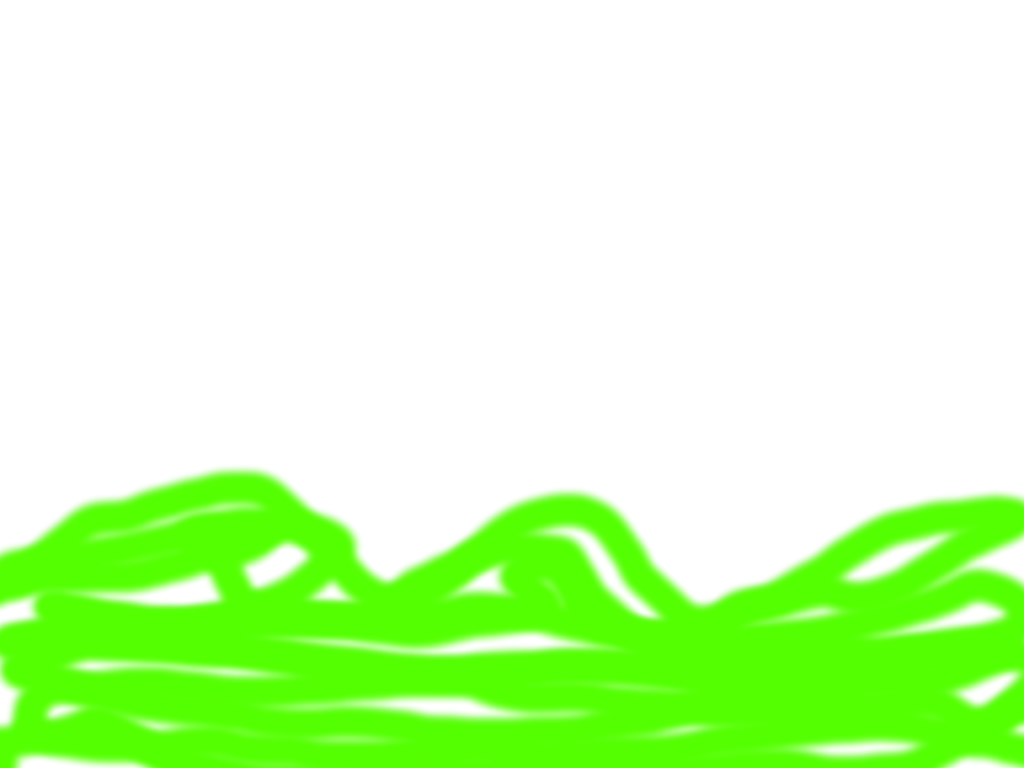
#> input picture 0-background.png, 1024 x 768 px
$ python overlay.py
#> lines starting #> are read from the running program, lines starting #| are printed output that depends on the picture
#!/usr/bin/env python3

from tempfile import NamedTemporaryFile

from PIL import Image
from reportlab.lib.pagesizes import A2
from reportlab.lib.pagesizes import landscape
from reportlab.platypus import SimpleDocTemplate
from reportlab.platypus import Image as PDFImage


def merge(image_paths):
    layers = iter(image_paths)
    with Image.open(next(layers)) as overlay:
#> overlay is the input picture: PIL image 1024x768 RGBA; mean R, G, B, A 26.9, 82.6, 0, 71.4
        for image_source in layers:
            with Image.open(image_source) as image:
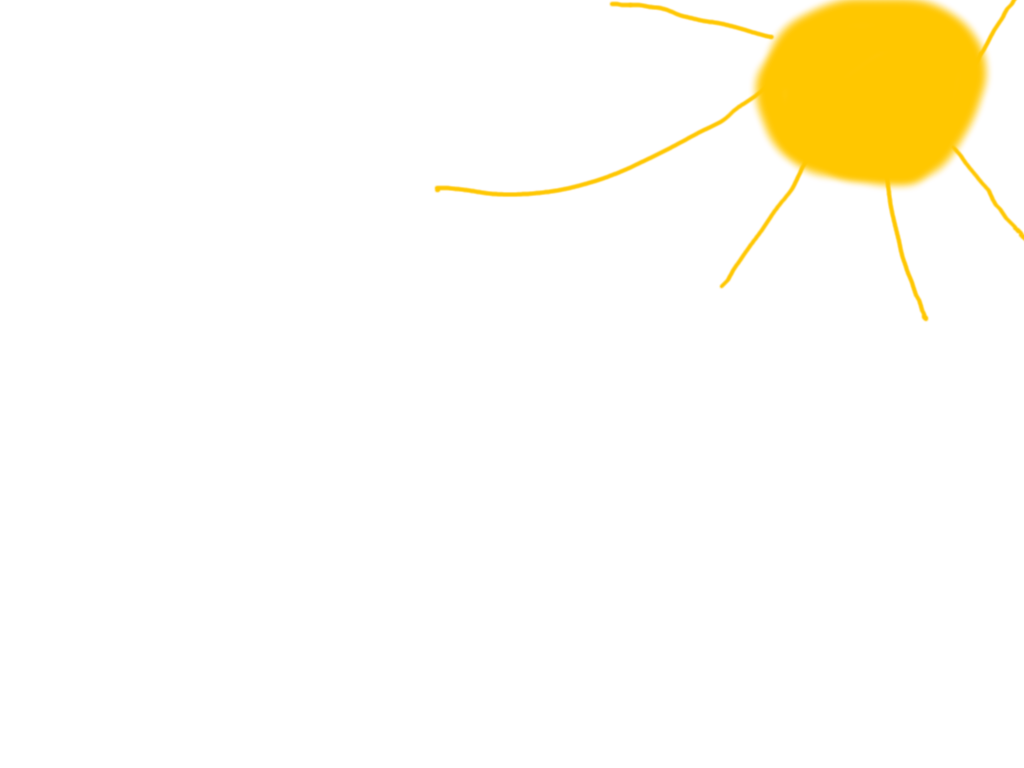
#> input picture 1-sun.png, 1024 x 768 px
#> image is the input picture: PIL image 1024x768 RGBA; mean R, G, B, A 15, 11.7, 0, 12.3
                overlay.paste(image, (0, 0), image)
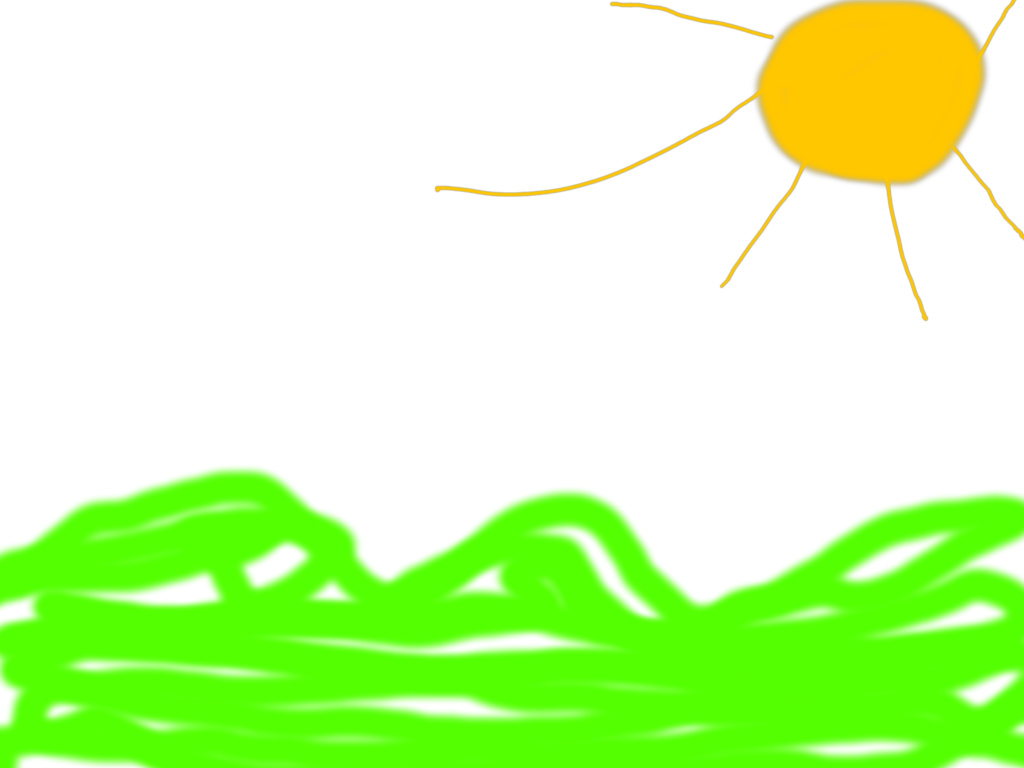
#> overlay: PIL image 1024x768 RGBA; mean R, G, B, A 39.2, 92.2, 0, 83.1; transparent parts drawn white
#> pass 3 of the loop in merge, `for image_source in layers:`:
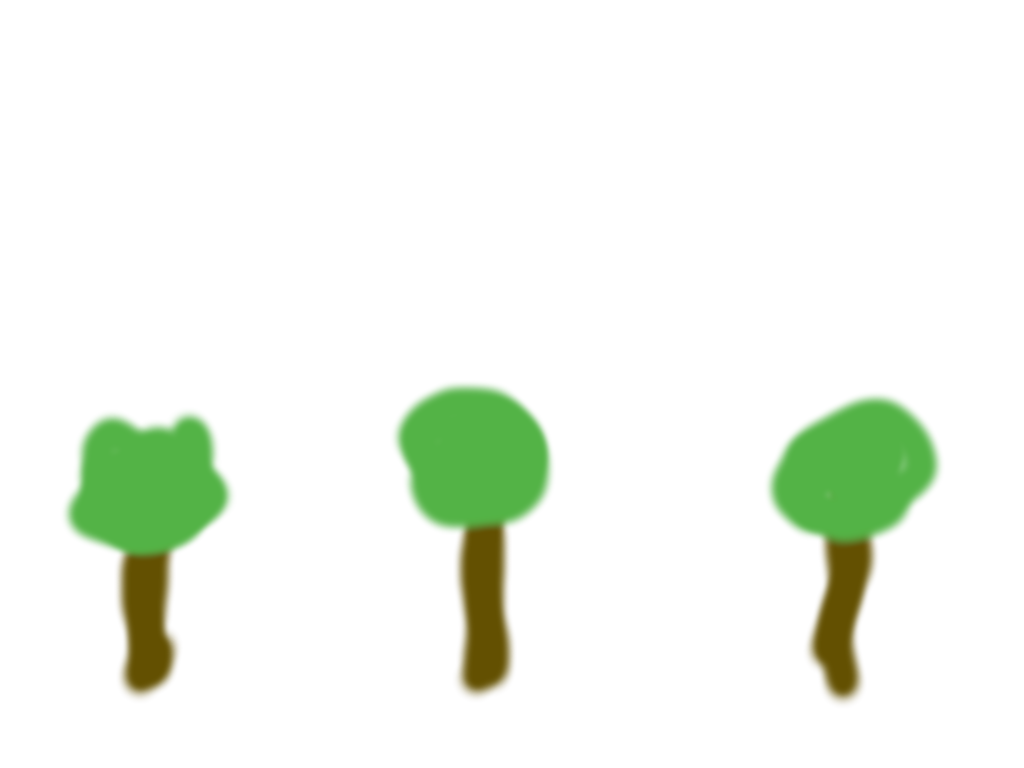
#> input picture 3-trees.png, 1024 x 768 px
#> in merge, image is the input picture: PIL image 1024x768 RGBA; mean R, G, B, A 10, 16.9, 5.6, 22.4
#> in merge, `overlay.paste(image, (0, 0), image)`:
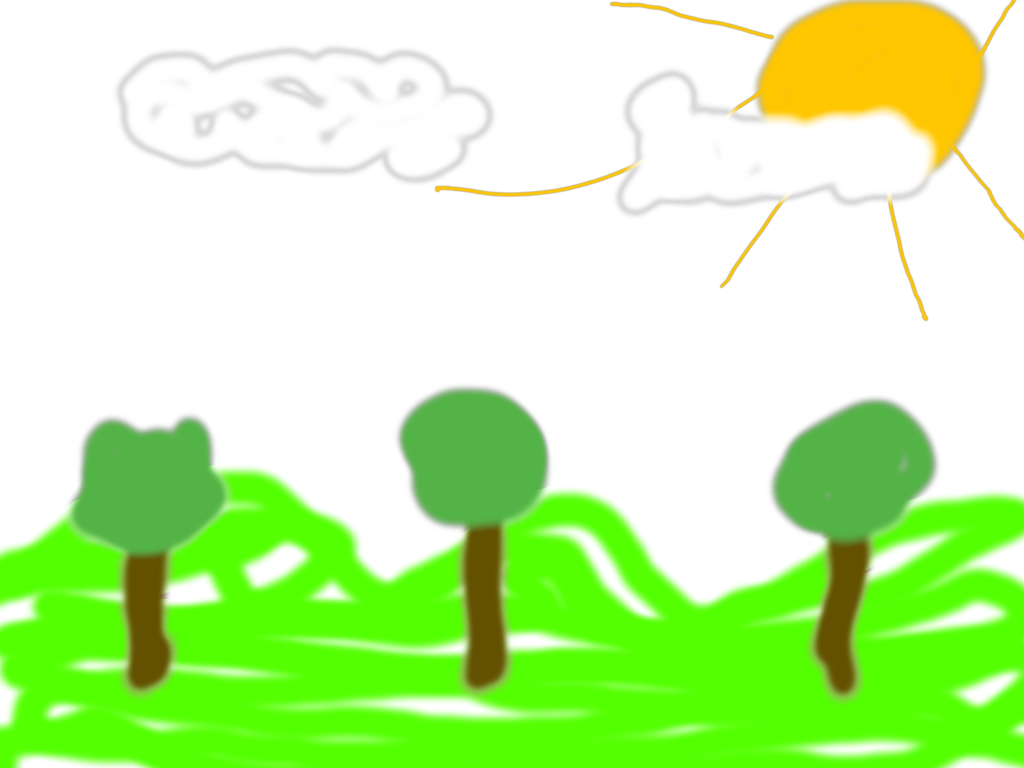
#> overlay: PIL image 1024x768 RGBA; mean R, G, B, A 61.6, 114.4, 25.6, 112.7; transparent parts drawn white
#> the loop made 5 passes; the first 3 are shown
    return overlay


if __name__ == '__main__':
    images = [
        '0-background.png',
        '1-sun.png',
        '2-clouds.png',
        '3-trees.png',
        '4-birds.png',
        '5-copyright.png']
    merged = merge(images)
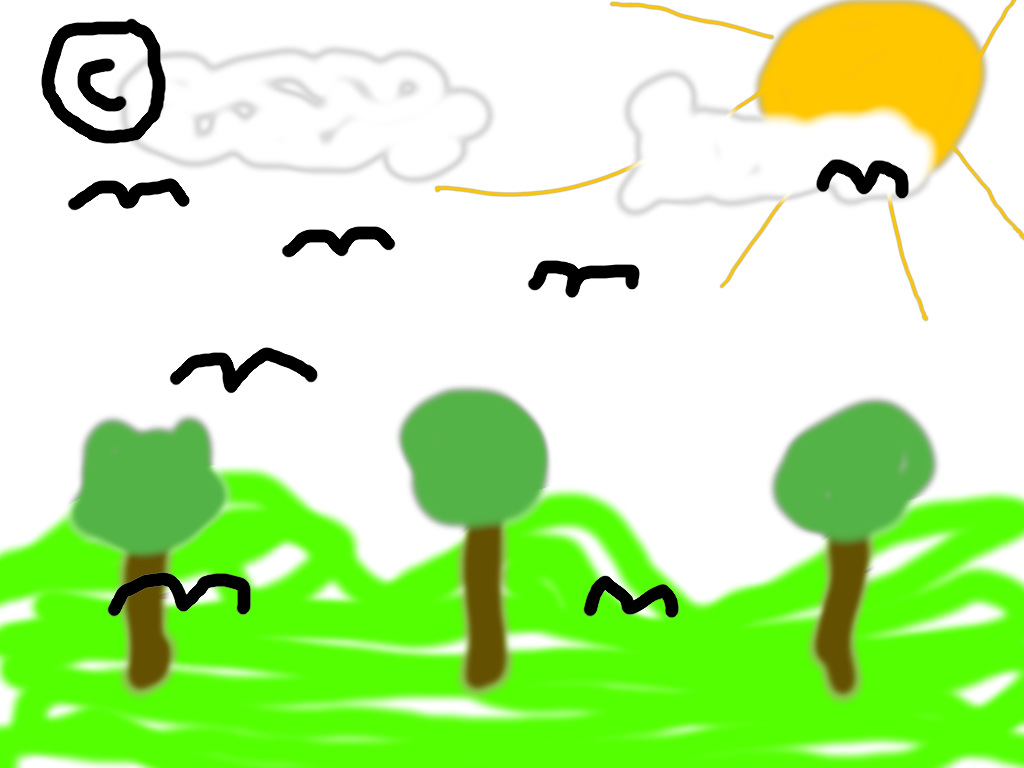
#> merged: PIL image 1024x768 RGBA; mean R, G, B, A 60.2, 112.3, 24.6, 117.2; transparent parts drawn white
#> (the run stopped early here; a loop or call above may not have finished)
